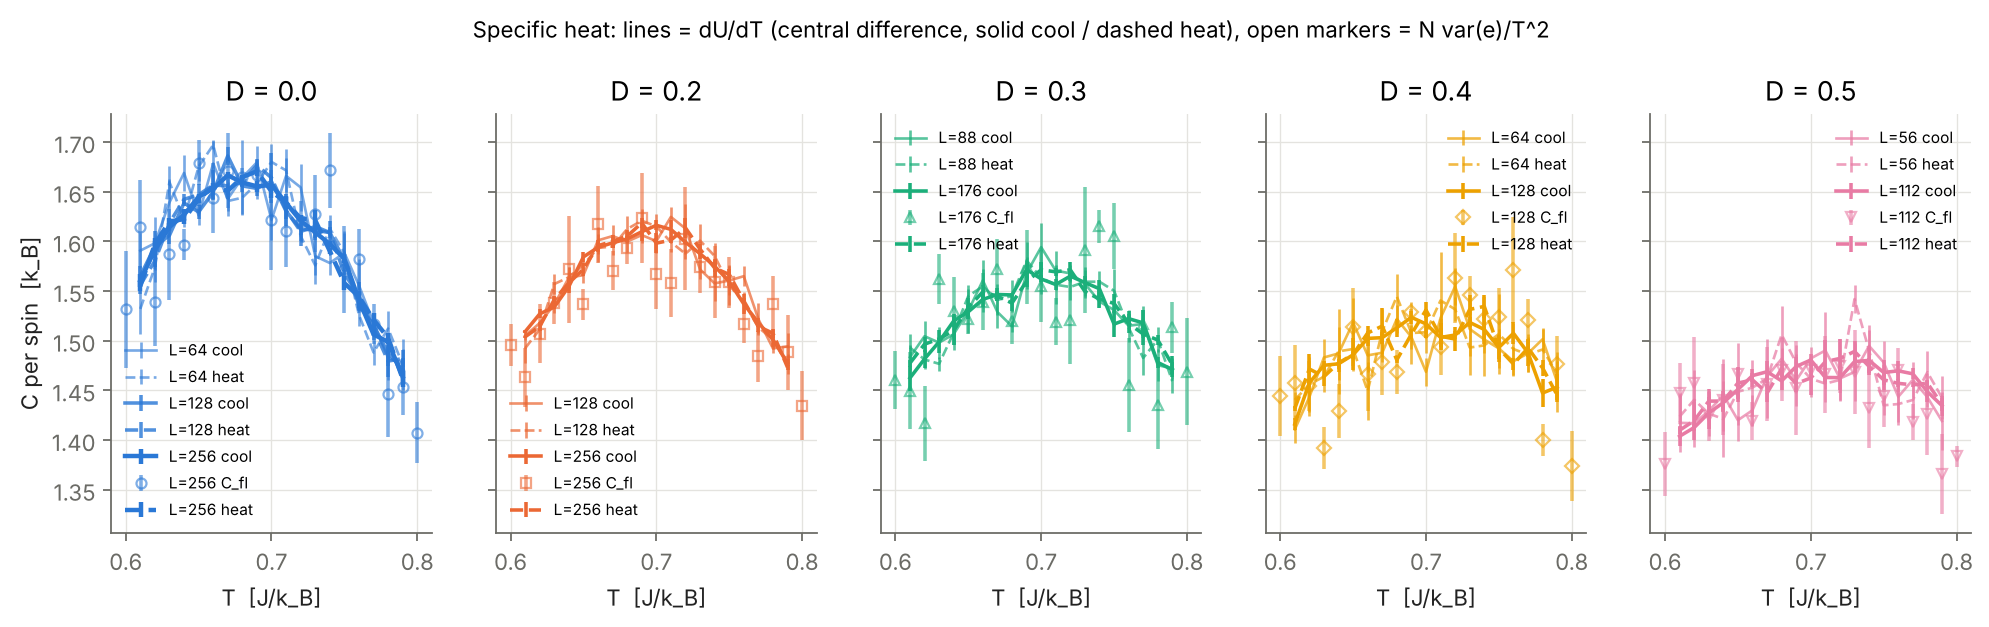

Reproduce this figure in Python.
"""Task 1: specific heat C(T) per spin. One panel per D, both sizes; dU/dT (lines) and fluctuation C (open markers).
Seed-averaged (4 seeds), error bars = seed scatter / sqrt(4). Run from repo root: python3 figures/fig_t1_C.py"""
import sys; sys.path.insert(0, 'figures')
from _style import *
S = summary(); sizes = {0.0: (64, 128, 256), 0.2: (128, 256), 0.3: (88, 176), 0.4: (64, 128), 0.5: (56, 112)}
fig, axs = plt.subplots(1, 5, figsize=(15, 3.4), sharey=True)
for ax, (D, Ls) in zip(axs, sizes.items()):
    for k, L in enumerate(Ls):
        for dirn, ls in (('cool', '-'), ('heat', '--')):
            e = get(S, 'anneal', D, L, dirn)
            if e is None: continue
            alpha = 0.45 + 0.55 * (k + 1) / len(Ls)
            c = e['curve_Cdu']; ax.errorbar(c['T'], c['mean'], yerr=c['err'], ls=ls, color=DCOL[D], alpha=alpha, lw=1.2 + 0.4 * k,
                                            label='L=%d %s' % (L, dirn))
            if k == len(Ls) - 1 and dirn == 'cool':
                c = e['curve_Cfl']; ax.errorbar(c['T'], c['mean'], yerr=c['err'], ls='none', marker=DMRK[D], mfc='none', color=DCOL[D], alpha=0.6, label='L=%d C_fl' % L)
    ax.set_title('D = %.1f' % D); ax.set_xlabel('T  [J/k_B]'); ax.legend(fontsize=7)
axs[0].set_ylabel('C per spin  [k_B]')
fig.suptitle('Specific heat: lines = dU/dT (central difference, solid cool / dashed heat), open markers = N var(e)/T^2', fontsize=10, y=1.06)
fig.savefig('figures/fig_t1_C.png')
